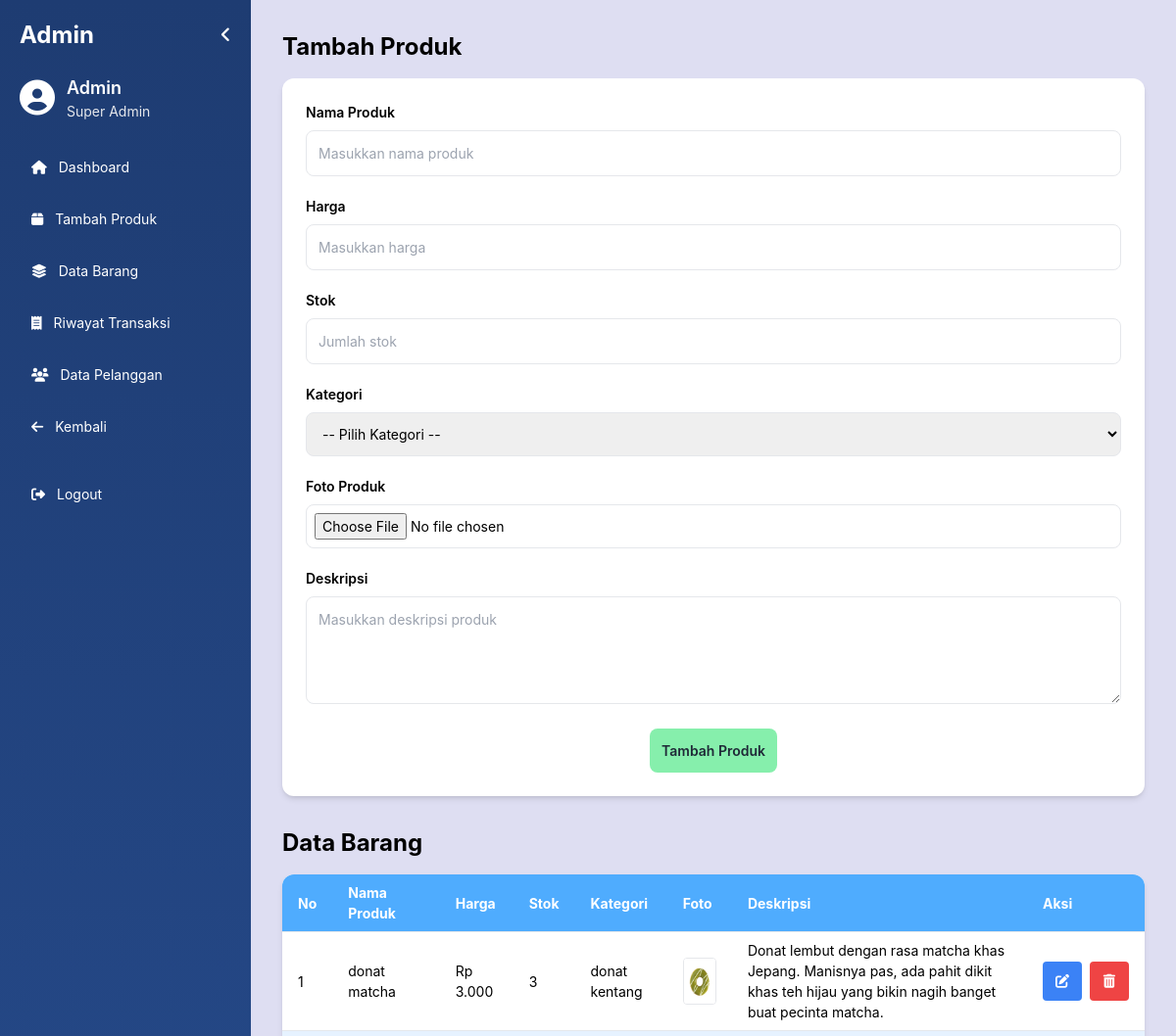
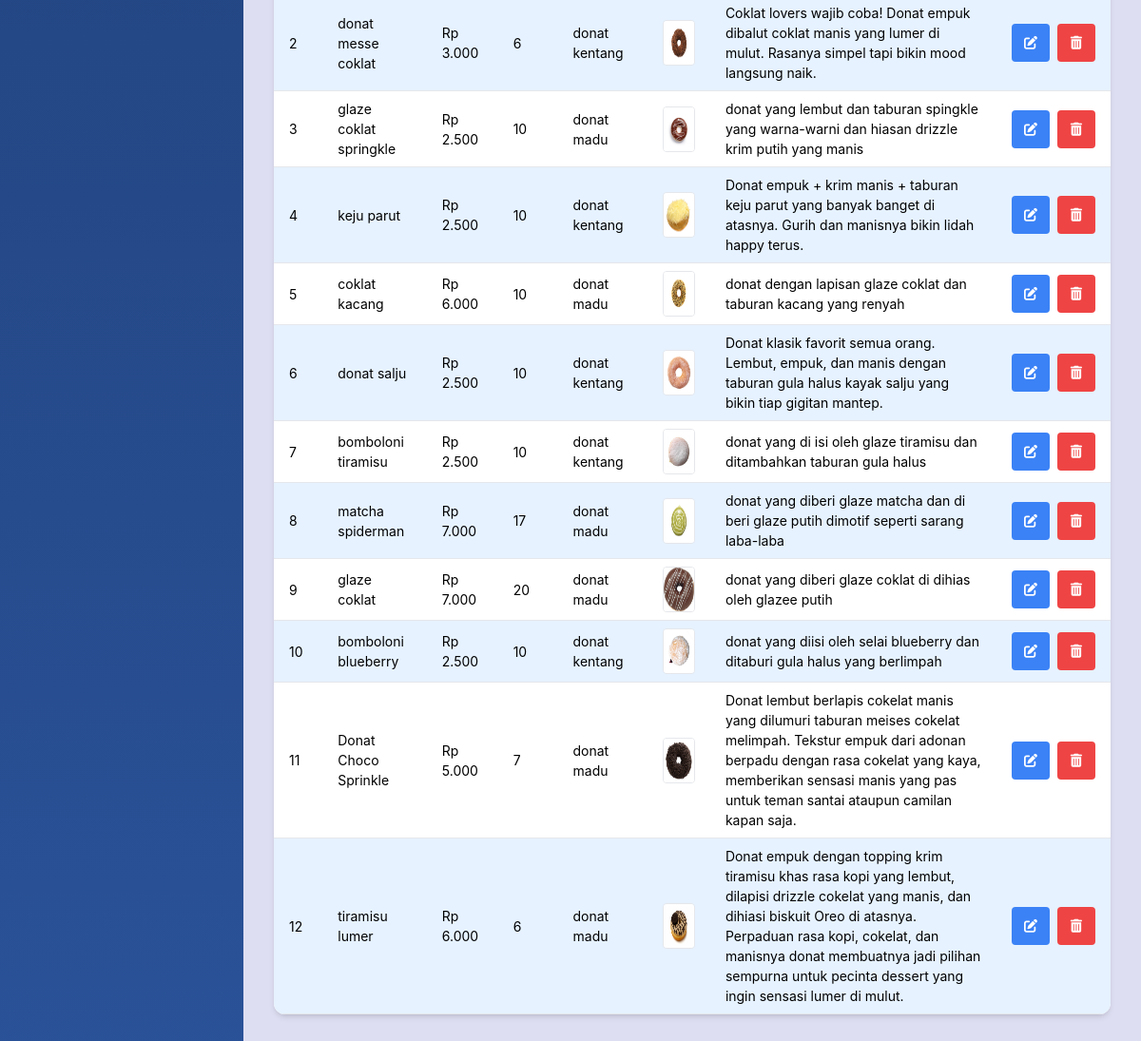
/dashboard_admin.php (signed in), run on the app's committed database (2 pictures, top to bottom).
### tables this page shows
CREATE TABLE `produk` (
  `id` int NOT NULL,
  `nama` varchar(255) DEFAULT NULL,
  `harga` int DEFAULT NULL,
  `stok` int DEFAULT NULL,
  `foto` text,
  `deskripsi` text,
  `id_kategori` int NOT NULL
);

CREATE TABLE `kategori` (
  `id_kategori` int NOT NULL,
  `nama_kategori` varchar(255) NOT NULL
);

### dashboard_admin.php (the view, shortened to what this page needs)
<?php
include 'config.php';
$id_admin = $_SESSION['admin'];
$stmt = $koneksi->prepare("SELECT * FROM users WHERE id=? LIMIT 1");
$stmt->bind_param("i", $id_admin);
$stmt->execute();
$result = $stmt->get_result();
$admin = $result->fetch_assoc();
$editMode = false;
?>
<!DOCTYPE html>
<html lang="en">
<head>
<script src="https://cdn.tailwindcss.com"></script>
<link href="https://cdnjs.cloudflare.com/ajax/libs/font-awesome/6.4.0/css/all.min.css" rel="stylesheet">
<link rel="stylesheet" href="https://cdnjs.cloudflare.com/ajax/libs/font-awesome/6.5.0/css/all.min.css">
</head>
<body class="flex h-screen">
<div id="sidebar" class="sidebar w-64 flex flex-col p-5 text-white bg-green-700 transition-all duration-300">
    <div class="flex items-center justify-between mb-6">
        <h2 id="sidebarTitle" class="text-2xl font-bold">Admin</h2>
        <button id="toggleSidebar" class="text-white text-lg">
            <i id="sidebarIcon" class="fas fa-angle-left transition-transform duration-300"></i>
        </button>
    </div>
    <div class="mb-6 flex items-center gap-3">
            <i class="fa-solid fa-user-circle text-white text-4xl cursor-pointer"></i>
        <div id="profileText" class="flex flex-col">
            <h3 class="font-semibold text-white text-lg">
                <?= htmlspecialchars($admin['nama'] ?? 'Admin') ?>
            </h3>
            <p class="text-sm text-gray-200">
                <?= htmlspecialchars($admin['role'] ?? 'Super Admin') ?>
            </p>
        </div>
    </div>
    <nav class="flex-1">
        <a href="dashboard_admin.php" class="menu-item flex items-center gap-3 p-3 rounded-lg hover:bg-green-500 mb-2 transition">
            <i class="fas fa-home"></i><span class="menu-text">Dashboard</span>
        </a>
        <a href="#produk" class="menu-item flex items-center gap-3 p-3 rounded-lg hover:bg-green-500 mb-2 transition">
            <i class="fas fa-box"></i><span class="menu-text">Tambah Produk</span>
        </a>
        <a href="#dataBarang" class="menu-item flex items-center gap-3 p-3 rounded-lg hover:bg-green-500 mb-2 transition">
            <i class="fas fa-layer-group"></i><span class="menu-text">Data Barang</span>
        </a>
        <a href="riwayat_transaksi_admin.php" class="menu-item flex items-center gap-3 p-3 rounded-lg hover:bg-green-500 mb-2 transition">
            <i class="fas fa-receipt"></i><span class="menu-text">Riwayat Transaksi</span>
        </a>
        <a href="data_pelanggan.php" class="menu-item flex items-center gap-3 p-3 rounded-lg hover:bg-green-500 mb-2 transition">
            <i class="fas fa-users"></i><span class="menu-text">Data Pelanggan</span>
        </a>
        <a href="index.php" class="menu-item flex items-center gap-3 p-3 rounded-lg hover:bg-green-500 mb-2 transition">
            <i class="fas fa-arrow-left"></i><span class="menu-text">Kembali</span>
        </a>
        <a href="logout.php" class="menu-item flex items-center gap-3 p-3 rounded-lg hover:bg-red-600 mt-6 transition">
            <i class="fas fa-sign-out-alt"></i><span class="menu-text">Logout</span>
        </a>
    </nav>
</div>
<div class="flex-1 p-8 overflow-auto">
<section id="produk" class="mb-8">
    <h1 class="text-2xl font-bold mb-4"><?= $editMode ? 'Edit Produk' : 'Tambah Produk' ?></h1>
    <form id="productForm" action="" method="POST" enctype="multipart/form-data"
          class="bg-white p-6 rounded-xl shadow-md space-y-5">
        <div>
            <label class="block font-semibold mb-2">Nama Produk</label>
            <input type="text" id="nama" name="nama" value="<?= @$nama ?>"
                class="w-full border rounded-lg p-3" placeholder="Masukkan nama produk" required>
        </div>
        <div>
            <label class="block font-semibold mb-2">Harga</label>
            <input type="number" id="harga" name="harga" value="<?= @$harga ?>"
                class="w-full border rounded-lg p-3" placeholder="Masukkan harga" required>
        </div>
        <div>
            <label class="block font-semibold mb-2">Stok</label>
            <input type="number" id="stok" name="stok" value="<?= @$stok ?>"
                class="w-full border rounded-lg p-3" placeholder="Jumlah stok" required>
        </div>
        <div>
            <label class="block font-semibold mb-2">Kategori</label>
            <select id="id_kategori" name="id_kategori" class="w-full border rounded-lg p-3" required>
                <option value="">-- Pilih Kategori --</option>
            </select>
        </div>
        <div>
            <label class="block font-semibold mb-2">Foto Produk</label>
            <input type="file" id="productImage" name="foto" class="w-full border rounded-lg p-2" accept="image/*">
        </div>
        <div>
            <label class="block font-semibold mb-2">Deskripsi</label>
            <textarea id="deskripsi" name="deskripsi" class="w-full border rounded-lg p-3" rows="4"
                placeholder="Masukkan deskripsi produk" required><?= @$deskripsi ?></textarea>
        </div>
        <div class="text-center">
            <button type="submit" id="submitBtn" name="save"
                class="bg-green-300 text-gray-800 p-3 rounded-lg hover:bg-green-400 font-semibold transition">
                <?= $editMode ? 'Update Produk' : 'Tambah Produk' ?>
            </button>
        </div>
    </form>
</section>
<section id="dataBarang" class="mb-8">
    <h1 class="text-2xl font-bold mb-4">Data Barang</h1>
    <div class="overflow-x-auto bg-white rounded-xl shadow-md">
        <table class="min-w-full divide-y divide-gray-200" id="productTable">
            <thead>
                <tr class="bg-gray-100">
                    <th class="px-4 py-2 text-left">No</th>
                    <th class="px-4 py-2 text-left">Nama Produk</th>
                    <th class="px-4 py-2 text-left">Harga</th>
                    <th class="px-4 py-2 text-left">Stok</th>
                    <th class="px-4 py-2 text-left">Kategori</th>
                    <th class="px-4 py-2 text-left">Foto</th>
                    <th class="px-4 py-2 text-left">Deskripsi</th>
                    <th class="px-4 py-2 text-left">Aksi</th>
                </tr>
            </thead>
            <tbody>
                <?php
                $no = 1;
                $hasil = mysqli_query($koneksi, "
                    SELECT p.*, k.nama_kategori
                    FROM produk p
                    JOIN kategori k ON p.id_kategori = k.id_kategori
                ");
                while($data = mysqli_fetch_array($hasil)):
                ?>
                <tr class="border-b">
                    <td class="px-4 py-2"><?= $no++ ?></td>
                    <td class="px-4 py-2"><?= htmlspecialchars($data['nama']) ?></td>
                    <td class="px-4 py-2">Rp <?= number_format($data['harga'],0,',','.') ?></td>
                    <td class="px-4 py-2"><?= htmlspecialchars($data['stok']) ?></td>
                    <td class="px-4 py-2"><?= htmlspecialchars($data['nama_kategori']) ?></td>
                    <td class="px-4 py-2">
                        <img src="img/<?= htmlspecialchars($data['foto']) ?>" class="h-12 w-auto rounded border" alt="Foto Produk">
                    </td>
                    <td class="px-4 py-2"><?= htmlspecialchars($data['deskripsi']) ?></td>
                    <td class="px-4 py-2">
                        <div class="flex gap-2">
                            <button onclick="editProduct(<?= $data['id'] ?>)"
                                class="flex items-center justify-center w-10 h-10 bg-blue-500 text-white rounded hover:bg-blue-600 transition"
                                title="Edit">
                                <i class="fas fa-edit"></i>
                            </button>
                            <button onclick="deleteProduct(<?= $data['id'] ?>)"
                                class="flex items-center justify-center w-10 h-10 bg-red-500 text-white rounded hover:bg-red-600 transition"
                                title="Hapus">
                                <i class="fas fa-trash-alt"></i>
                            </button>
                        </div>
                    </td>
                </tr>
                <?php endwhile; ?>
            </tbody>
        </table>
    </div>
</section>
</body>
</html>

### dashboard_admin.php (style rules this page uses)
body { font-family: 'Inter', sans-serif; background-color: #dedef2ff; scroll-behavior: smooth; font-size: 14px; }
.sidebar { transition: all 0.3s; background: linear-gradient(180deg, #1e3c72, #2a5298); color: #fff; }
table th { background-color: #4facfe; color: #fff; }
table tr:nth-child(even) { background-color: #e6f2ff; }

### data on the page
produk: nama "donat matcha", harga "3.000", stok "3", id_kategori.nama_kategori "donat kentang", foto (picture), deskripsi "Donat lembut dengan rasa matcha khas Jepang. Manisnya pas, ada pahit dikit khas teh hijau yang bikin nagih banget buat pecinta matcha."
produk: nama "donat messe coklat", harga "3.000", stok "6", id_kategori.nama_kategori "donat kentang", foto (picture), deskripsi "Coklat lovers wajib coba! Donat empuk dibalut coklat manis yang lumer di mulut. Rasanya simpel tapi bikin mood langsung naik."
produk: nama "glaze coklat springkle", harga "2.500", stok "10", id_kategori.nama_kategori "donat madu", foto (picture), deskripsi "donat yang lembut dan taburan spingkle yang warna-warni dan hiasan drizzle krim putih yang manis"
produk: nama "keju parut", harga "2.500", stok "10", id_kategori.nama_kategori "donat kentang", foto (picture), deskripsi "Donat empuk + krim manis + taburan keju parut yang banyak banget di atasnya. Gurih dan manisnya bikin lidah happy terus."
produk: nama "coklat kacang", harga "6.000", stok "10", id_kategori.nama_kategori "donat madu", foto (picture), deskripsi "donat dengan lapisan glaze coklat dan taburan kacang yang renyah"
produk: nama "donat salju", harga "2.500", stok "10", id_kategori.nama_kategori "donat kentang", foto (picture), deskripsi "Donat klasik favorit semua orang. Lembut, empuk, dan manis dengan taburan gula halus kayak salju yang bikin tiap gigitan mantep."
produk: nama "bomboloni tiramisu", harga "2.500", stok "10", id_kategori.nama_kategori "donat kentang", foto (picture), deskripsi "donat yang di isi oleh glaze tiramisu dan ditambahkan taburan gula halus"
produk: nama "matcha spiderman", harga "7.000", stok "17", id_kategori.nama_kategori "donat madu", foto (picture), deskripsi "donat yang diberi glaze matcha dan di beri glaze putih dimotif seperti sarang laba-laba"
produk: nama "glaze coklat", harga "7.000", stok "20", id_kategori.nama_kategori "donat madu", foto (picture), deskripsi "donat yang diberi glaze coklat di dihias oleh glazee putih"
produk: nama "bomboloni blueberry", harga "2.500", stok "10", id_kategori.nama_kategori "donat kentang", foto (picture), deskripsi "donat yang diisi oleh selai blueberry dan ditaburi gula halus yang berlimpah"
produk: nama "Donat Choco Sprinkle", harga "5.000", stok "7", id_kategori.nama_kategori "donat madu", foto (picture), deskripsi "Donat lembut berlapis cokelat manis yang dilumuri taburan meises cokelat melimpah. Tekstur empuk dari adonan berpadu dengan rasa cokelat yang kaya, memberikan sensasi manis yang pas untuk teman santai ataupun camilan kapan saja."
produk: nama "tiramisu lumer", harga "6.000", stok "6", id_kategori.nama_kategori "donat madu", foto (picture), deskripsi "Donat empuk dengan topping krim tiramisu khas rasa kopi yang lembut, dilapisi drizzle cokelat yang manis, dan dihiasi biskuit Oreo di atasnya. Perpaduan rasa kopi, cokelat, dan manisnya donat membuatnya jadi pilihan sempurna untuk pecinta dessert yang ingin sensasi lumer di mulut."

### other printed values
$admin['nama'] "Admin"
$admin['role'] "Super Admin"
